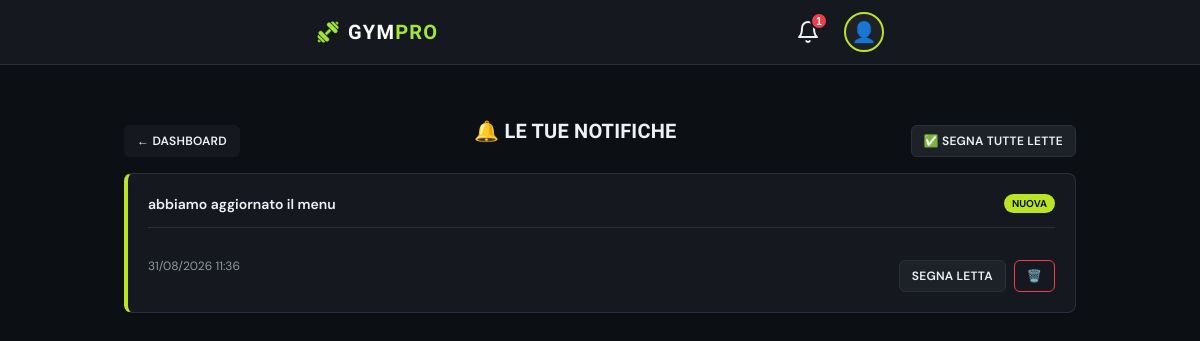
The app's page /notifications/index.php (signed in) with its own data.
### tables this page shows
CREATE TABLE `notifications` (
  `id` int NOT NULL,
  `user_id` int NOT NULL,
  `message` text NOT NULL,
  `link` varchar(255) DEFAULT NULL,
  `is_read` tinyint(1) DEFAULT '0',
  `created_by` int DEFAULT NULL,
  `created_at` timestamp NULL DEFAULT CURRENT_TIMESTAMP
);

### notifications/index.php (the view, shortened to what this page needs)
<?php
require_once '../config/database.php';
$user_id = $_SESSION['user_id'];
$page = intval($_GET['page'] ?? 1);
$per_page = 20;
$offset = ($page - 1) * $per_page;
$stmt = $pdo->prepare("SELECT * FROM notifications WHERE user_id = ? ORDER BY created_at DESC LIMIT ? OFFSET ?");
$stmt->execute([$user_id, $per_page, $offset]);
$notifications = $stmt->fetchAll();
?>
<!DOCTYPE html>
<html lang="it">
<head>
    <link rel="stylesheet" href="../assets/css/style.css">
</head>
<body>
    <?php include '../includes/header.php'; ?>
    <div class="container">
        <div class="flex-between mb-2" style="margin-top: 16px;">
            <a href="/dashboard/index.php" class="btn btn-sm" style="background: var(--surface); color: var(--foreground);">← Dashboard</a>
            <h2 style="margin: 0; font-size: 20px;">🔔 Le tue Notifiche</h2>
            <a href="?mark_all_read=1" class="btn btn-sm btn-secondary" onclick="return confirm('Segnare tutte come lette?')">✅ Segna tutte lette</a>
        </div>
        <?php if (empty($notifications)): ?>
            <div class="card">
                <div class="card-body text-center" style="padding: 60px 20px;">
                    <p style="font-size: 64px; margin-bottom: 16px;">🔕</p>
                    <h3>Nessuna notifica</h3>
                    <p class="text-muted">Quando l'amministratore pubblicherà aggiornamenti, li vedrai qui.</p>
                </div>
            </div>
        <?php else: ?>
            <?php foreach ($notifications as $n): ?>
                <div class="card" style="margin-bottom: 12px; <?= !$n['is_read'] ? 'border-left: 4px solid var(--primary);' : '' ?>">
                    <div class="card-body">
                        <div style="display: flex; justify-content: space-between; align-items: start; margin-bottom: 8px;">
                            <p style="margin: 0; font-size: 14px; line-height: 1.5; color: var(--foreground); <?= !$n['is_read'] ? 'font-weight: 600;' : '' ?>">
                                <?= htmlspecialchars($n['message']) ?>
                            </p>
                            <?php if (!$n['is_read']): ?>
                                <span style="background: var(--primary); color: var(--primary-foreground); font-size: 10px; padding: 2px 8px; border-radius: 10px; font-weight: 700; white-space: nowrap;">NUOVA</span>
                            <?php endif; ?>
                        </div>
                        <div style="display: flex; justify-content: space-between; align-items: center; margin-top: 12px; padding-top: 12px; border-top: 1px solid var(--border);">
                            <span style="font-size: 12px; color: var(--muted-foreground);"><?= date('d/m/Y H:i', strtotime($n['created_at'])) ?></span>
                            <div style="display: flex; gap: 8px;">
                                <?php if (!$n['is_read']): ?>
                                    <a href="?mark_read=<?= $n['id'] ?>" class="btn btn-sm btn-secondary">Segna letta</a>
                                <?php endif; ?>
                                <a href="?delete=<?= $n['id'] ?>" class="btn btn-sm" style="background: transparent; color: var(--destructive); border: 1px solid var(--destructive);" onclick="return confirm('Eliminare questa notifica?')">🗑️</a>
                            </div>
                        </div>
                    </div>
                </div>
            <?php endforeach; ?>
        <?php endif; ?>
    </div>
</body>
</html>

### assets/css/style.css (style rules this page uses)
:root { --radius-sm: calc(0.5rem - 4px); --radius-md: calc(0.5rem - 2px); --radius: 0.5rem; --radius-lg: 0.5rem; --radius-xl: calc(0.5rem + 4px); --radius-2xl: calc(0.5rem + 8px); --background: oklch(0.17 0.012 260); --foreground: oklch(0.96 0.005 250); --surface: oklch(0.21 0.014 260); --surface-strong: oklch(0.25 0.016 260); --card: oklch(0.21 0.014 260); --card-foreground: oklch(0.96 0.005 250); --popover: oklch(0.21 0.014 260); --popover-foreground: oklch(0.96 0.005 250); --primary: oklch(0.86 0.2 122); --primary-foreground: oklch(0.18 0.03 130); --secondary: oklch(0.27 0.016 260); --secondary-foreground: oklch(0.95 0.005 250); --muted: oklch(0.25 0.014 260); --muted-foreground: oklch(0.68 0.014 258); --accent: oklch(0.8 0.16 78); --accent-foreground: oklch(0.2 0.03 70); --destructive: oklch(0.63 0.21 22); --destructive-foreground: oklch(0.98 0.005 250); --success: oklch(0.75 0.16 155); --success-foreground: oklch(0.18 0.03 155); --warning: oklch(0.82 0.16 80); --warning-foreground: oklch(0.2 0.03 70); --border: oklch(0.31 0.014 260); --input: oklch(0.31 0.014 260); --ring: oklch(0.86 0.2 122); --protein: oklch(0.72 0.16 25); --carbs: oklch(0.78 0.15 230); --fat: oklch(0.82 0.16 80); --kcal: oklch(0.86 0.2 122); --chart-1: oklch(0.86 0.2 122); --chart-2: oklch(0.78 0.15 230); --chart-3: oklch(0.82 0.16 80); --chart-4: oklch(0.72 0.16 25); --chart-5: oklch(0.75 0.1 300); --sidebar: oklch(0.19 0.013 260); --sidebar-foreground: oklch(0.93 0.005 250); --sidebar-primary: oklch(0.86 0.2 122); --sidebar-primary-foreground: oklch(0.18 0.03 130); --sidebar-accent: oklch(0.26 0.016 260); --sidebar-accent-foreground: oklch(0.96 0.005 250); --sidebar-border: oklch(0.29 0.014 260); --sidebar-ring: oklch(0.86 0.2 122); --shadow-sm: 0 1px 2px 0 rgba(0, 0, 0, 0.3); --shadow: 0 2px 8px rgba(0, 0, 0, 0.4); --shadow-lg: 0 4px 16px rgba(0, 0, 0, 0.5); --shadow-xl: 0 8px 24px rgba(0, 0, 0, 0.6); }
* { margin: 0; padding: 0; box-sizing: border-box; }
html { color-scheme: dark; -webkit-font-smoothing: antialiased; -moz-osx-font-smoothing: grayscale; }
body { font-family: 'DM Sans', ui-sans-serif, system-ui, sans-serif; background-color: var(--background); color: var(--foreground); line-height: 1.5; padding-bottom: 80px; min-height: 100vh; }
h1, h2, h3, h4, h5, h6 { font-family: 'Barlow Condensed', ui-sans-serif, system-ui, sans-serif; font-weight: 700; letter-spacing: 0.01em; text-transform: uppercase; }
a { color: var(--primary); text-decoration: none; transition: opacity 0.2s; }
.container { max-width: 600px; margin: 0 auto; padding: 16px; }
.mb-2 { margin-bottom: 16px; }
.flex-between { display: flex; justify-content: space-between; align-items: center; }
.card { background: var(--card); border: 1px solid var(--border); border-radius: var(--radius-lg); margin-bottom: 16px; overflow: hidden; box-shadow: var(--shadow-sm); }
.card-body { padding: 20px; }
.btn { display: inline-flex; align-items: center; justify-content: center; gap: 8px; padding: 10px 20px; border-radius: var(--radius-md); font-weight: 600; font-size: 14px; text-decoration: none; cursor: pointer; border: 1px solid transparent; transition: all 0.2s ease; font-family: 'DM Sans', sans-serif; text-transform: uppercase; letter-spacing: 0.02em; }
.btn-secondary { background: var(--surface-strong); color: var(--foreground); border-color: var(--border); }
.btn-sm { padding: 6px 12px; font-size: 12px; }
@media (min-width: 768px) { body { padding-bottom: 0; } }
.card, .stat-card, .food-item, .exercise-item, .meal-section { animation: fadeIn 0.4s ease-out forwards; }
.btn { margin-top: 20px; transition: all 0.2s ease; }
@media (min-width: 768px) { .container { max-width: 800px; padding: 24px; } }
@media (min-width: 1024px) { .container { max-width: 1000px; } }

### records on screen
notifications: message "abbiamo aggiornato il menu", is_read "NUOVA", created_at "31/08/2026 11:36"

### other values on screen
$unread_notifications "1"
